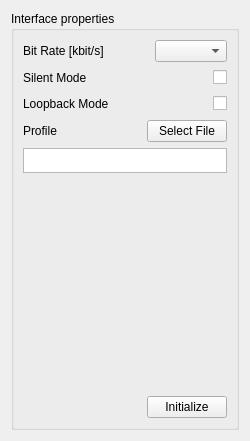
<?xml version="1.0" encoding="UTF-8"?>
<ui version="4.0">
 <class>A825ConfigBox</class>
 <widget class="QWidget" name="A825ConfigBox">
  <property name="geometry">
   <rect>
    <x>0</x>
    <y>0</y>
    <width>250</width>
    <height>441</height>
   </rect>
  </property>
  <property name="sizePolicy">
   <sizepolicy hsizetype="Fixed" vsizetype="MinimumExpanding">
    <horstretch>0</horstretch>
    <verstretch>0</verstretch>
   </sizepolicy>
  </property>
  <property name="minimumSize">
   <size>
    <width>250</width>
    <height>0</height>
   </size>
  </property>
  <property name="maximumSize">
   <size>
    <width>250</width>
    <height>16777215</height>
   </size>
  </property>
  <property name="windowTitle">
   <string>Form</string>
  </property>
  <layout class="QGridLayout" name="gridLayout">
   <item row="0" column="0">
    <widget class="QGroupBox" name="propertiesBox">
     <property name="title">
      <string>Interface properties</string>
     </property>
     <layout class="QVBoxLayout" name="verticalLayout">
      <item>
       <layout class="QHBoxLayout" name="horizontalLayout_3">
        <item>
         <widget class="QLabel" name="bitRateLabel">
          <property name="sizePolicy">
           <sizepolicy hsizetype="Preferred" vsizetype="Fixed">
            <horstretch>0</horstretch>
            <verstretch>0</verstretch>
           </sizepolicy>
          </property>
          <property name="text">
           <string>Bit Rate [kbit/s]</string>
          </property>
         </widget>
        </item>
        <item>
         <widget class="QComboBox" name="bitRateComboBox">
          <property name="sizePolicy">
           <sizepolicy hsizetype="Fixed" vsizetype="Fixed">
            <horstretch>0</horstretch>
            <verstretch>0</verstretch>
           </sizepolicy>
          </property>
          <property name="layoutDirection">
           <enum>Qt::LeftToRight</enum>
          </property>
         </widget>
        </item>
       </layout>
      </item>
      <item>
       <layout class="QHBoxLayout" name="horizontalLayout_4">
        <item>
         <widget class="QLabel" name="silentModeLabel">
          <property name="text">
           <string>Silent Mode</string>
          </property>
         </widget>
        </item>
        <item>
         <spacer name="horizontalSpacer">
          <property name="orientation">
           <enum>Qt::Horizontal</enum>
          </property>
          <property name="sizeHint" stdset="0">
           <size>
            <width>40</width>
            <height>20</height>
           </size>
          </property>
         </spacer>
        </item>
        <item>
         <widget class="QCheckBox" name="silentModeCheckBox">
          <property name="sizePolicy">
           <sizepolicy hsizetype="Preferred" vsizetype="Fixed">
            <horstretch>0</horstretch>
            <verstretch>0</verstretch>
           </sizepolicy>
          </property>
          <property name="layoutDirection">
           <enum>Qt::RightToLeft</enum>
          </property>
          <property name="text">
           <string/>
          </property>
         </widget>
        </item>
       </layout>
      </item>
      <item>
       <layout class="QHBoxLayout" name="horizontalLayout_6">
        <item>
         <widget class="QLabel" name="loopbackModeLabel">
          <property name="text">
           <string>Loopback Mode</string>
          </property>
         </widget>
        </item>
        <item>
         <spacer name="horizontalSpacer_2">
          <property name="orientation">
           <enum>Qt::Horizontal</enum>
          </property>
          <property name="sizeHint" stdset="0">
           <size>
            <width>40</width>
            <height>20</height>
           </size>
          </property>
         </spacer>
        </item>
        <item>
         <widget class="QCheckBox" name="loopbackModeCheckBox">
          <property name="sizePolicy">
           <sizepolicy hsizetype="Preferred" vsizetype="Fixed">
            <horstretch>0</horstretch>
            <verstretch>0</verstretch>
           </sizepolicy>
          </property>
          <property name="layoutDirection">
           <enum>Qt::RightToLeft</enum>
          </property>
          <property name="text">
           <string/>
          </property>
         </widget>
        </item>
       </layout>
      </item>
      <item>
       <layout class="QHBoxLayout" name="horizontalLayout_2">
        <item>
         <widget class="QLabel" name="profileLabel">
          <property name="text">
           <string>Profile</string>
          </property>
         </widget>
        </item>
        <item>
         <widget class="QPushButton" name="profileButton">
          <property name="sizePolicy">
           <sizepolicy hsizetype="Fixed" vsizetype="Fixed">
            <horstretch>0</horstretch>
            <verstretch>0</verstretch>
           </sizepolicy>
          </property>
          <property name="minimumSize">
           <size>
            <width>50</width>
            <height>20</height>
           </size>
          </property>
          <property name="layoutDirection">
           <enum>Qt::RightToLeft</enum>
          </property>
          <property name="autoFillBackground">
           <bool>false</bool>
          </property>
          <property name="text">
           <string>Select File</string>
          </property>
         </widget>
        </item>
       </layout>
      </item>
      <item>
       <widget class="QTextBrowser" name="textBrowser">
        <property name="maximumSize">
         <size>
          <width>1000</width>
          <height>25</height>
         </size>
        </property>
       </widget>
      </item>
      <item>
       <spacer name="verticalSpacer">
        <property name="orientation">
         <enum>Qt::Vertical</enum>
        </property>
        <property name="sizeHint" stdset="0">
         <size>
          <width>20</width>
          <height>40</height>
         </size>
        </property>
       </spacer>
      </item>
      <item>
       <layout class="QHBoxLayout" name="horizontalLayout">
        <item>
         <spacer name="horizontalSpacer_3">
          <property name="orientation">
           <enum>Qt::Horizontal</enum>
          </property>
          <property name="sizeHint" stdset="0">
           <size>
            <width>40</width>
            <height>20</height>
           </size>
          </property>
         </spacer>
        </item>
        <item alignment="Qt::AlignRight|Qt::AlignBottom">
         <widget class="QPushButton" name="initializeButton">
          <property name="sizePolicy">
           <sizepolicy hsizetype="Fixed" vsizetype="Fixed">
            <horstretch>0</horstretch>
            <verstretch>0</verstretch>
           </sizepolicy>
          </property>
          <property name="layoutDirection">
           <enum>Qt::LeftToRight</enum>
          </property>
          <property name="text">
           <string>Initialize</string>
          </property>
         </widget>
        </item>
       </layout>
      </item>
     </layout>
    </widget>
   </item>
  </layout>
 </widget>
 <resources/>
 <connections/>
</ui>
